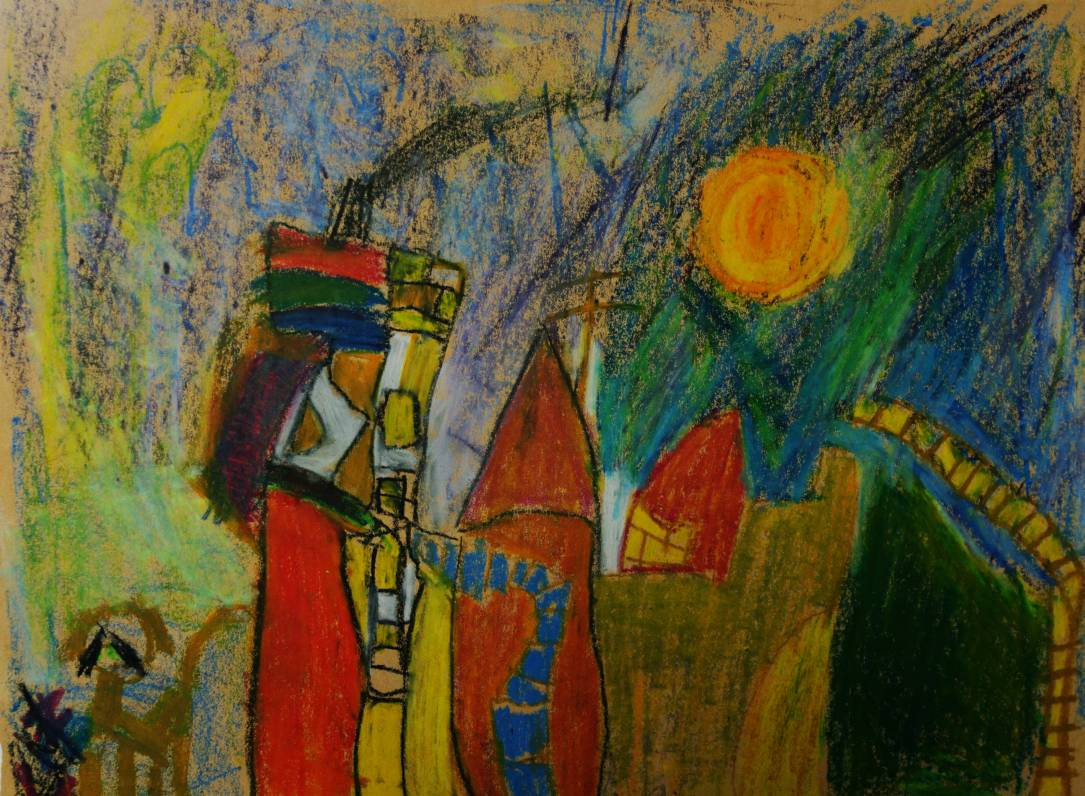
%> input picture data/littletown.jpg, 1085 x 796 px
$ octave s0303.m   (GNU Octave 9; MATLAB toolbox functions it lacks are replaced by stand-ins)
%> lines starting %> are read from the running program, lines starting %| are printed output that depends on the picture; in (x1, y1, x2, y2) boxes, pixels count from 0 and x2, y2 are one past the last pixel; in counts of white or black regions, pixels touching at a corner belong together; the program's own positions count from 1
% read image file (the \mcourse\data directory must be on the path
d=imread('littletown.jpg');
%> d is the input picture: size 796x1085x3 uint8; mean R, G, B 91.4, 82.8, 48
% open up a figure, visualize the image
figure(1)
image(d);
% this command ensures proper aspect ratio
axis image

% let's take a look at d:
whos d
% aha, it's 796 by 1085 by 3

% so, let's exchange the red and green layers: this is the easiest way to
% do it
d2=d(:,:,[2 1 3]);
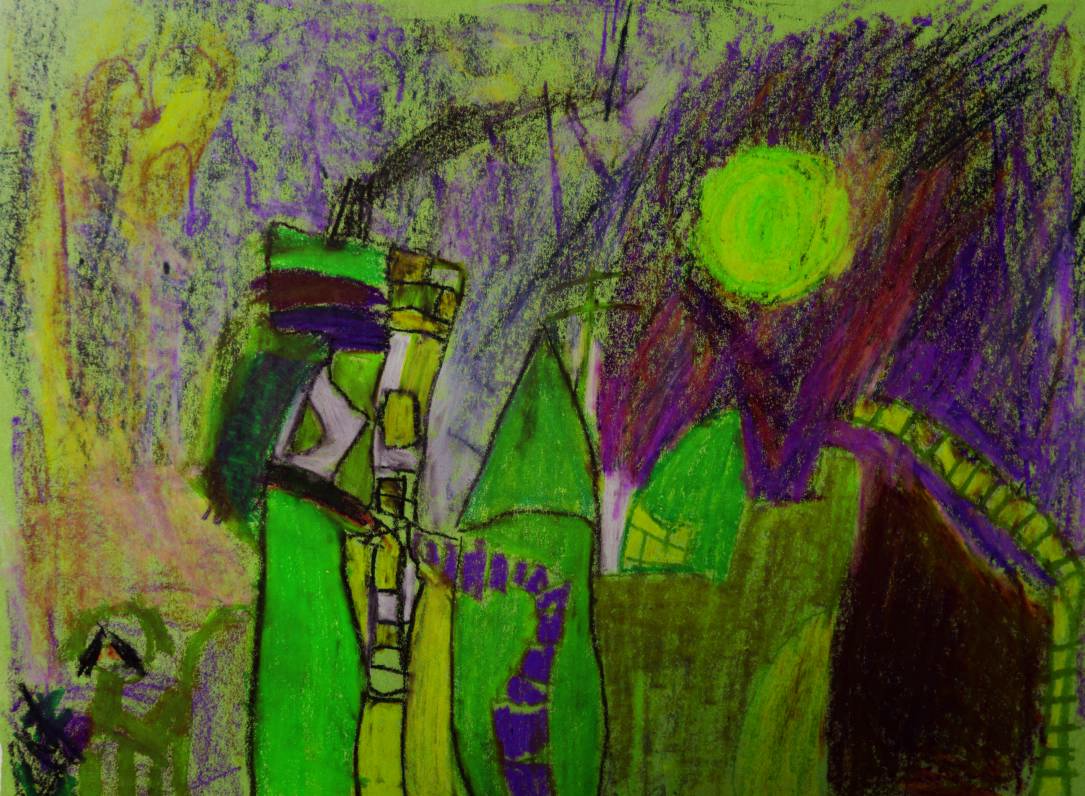
%> d2: size 796x1085x3 uint8; mean R, G, B 82.8, 91.4, 48
figure(2)
image(d2);
axis image

% the funny (furry) animal is in the lower left corner. Easy:
% - first way
figure(1)
axis([50 240 580 796]);
% alternative (a little cumbersome here, but
% useful in cases in which only one axis shall be
% scaled):
set(gca,'xlim',[50 240],'ylim',[580 796]);
% - second way
d3=d(580:end,50:240,:);
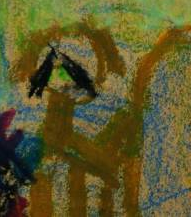
%> d3: size 217x191x3 uint8; mean R, G, B 93.7, 88.6, 43.2
figure(3)
image(d3);
axis image

% in the excerpt just created, the nose is centered on coordinate [62 58].
% To 'paint intensely red' means to set the values in the red (first) layer
% to maximal values and those in the green and blue layers to minimal
% values. Here is the step-by-step version:
d3(58:66,54:62,1)=255;
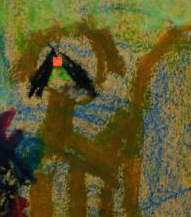
%> d3: size 217x191x3 uint8; 0.2% of pixels changed, all inside (x1, y1, x2, y2) = (53, 57, 62, 66)
d3(58:66,54:62,2)=0;
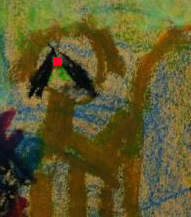
%> d3: size 217x191x3 uint8; 0.2% of pixels changed, all inside (x1, y1, x2, y2) = (53, 57, 62, 66)
d3(58:66,54:62,3)=0;
image(d3);
axis image

% let's re-create original excerpt to demonstrate...
d3=d(580:end,50:240,:);

% ...an equivalent, shorter, more elegant, but also more difficult way:
d3(58:66,54:62,:)=cat(3,255*ones(9,9),zeros([9 9 2]));
image(d3);
axis image

$ run again, with data/cowpointer.jpg copied over data/littletown.jpg
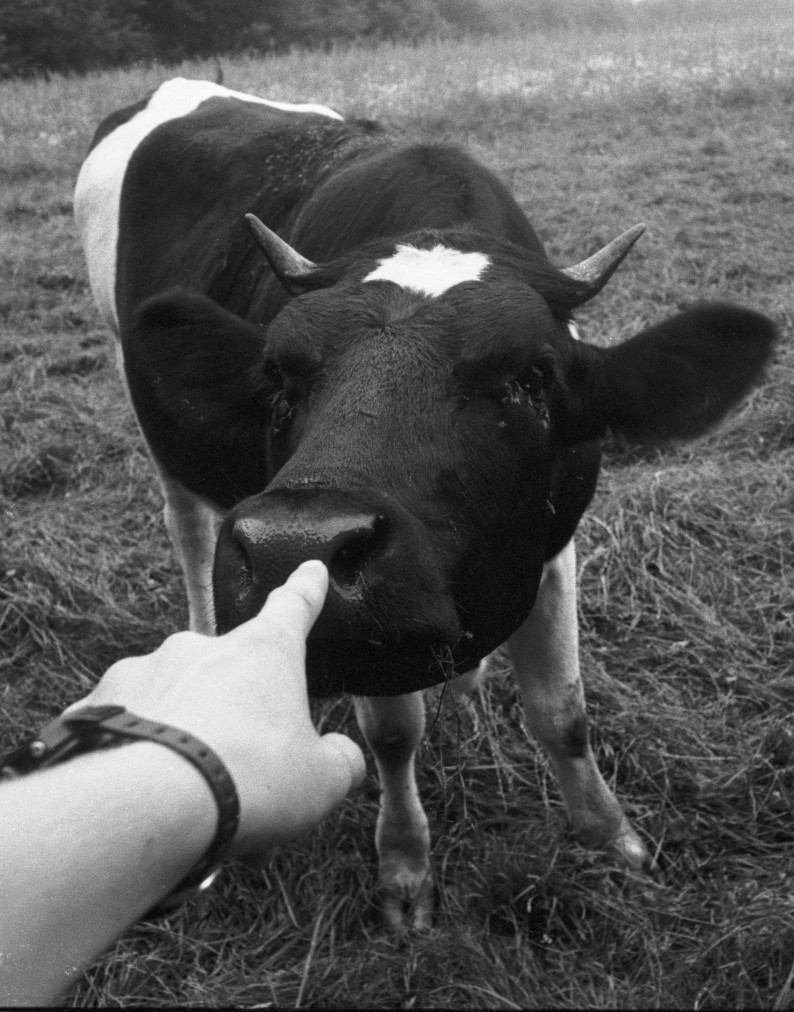
%> input picture data/cowpointer.jpg, 794 x 1012 px
%> d is the input picture: size 1012x794x3 uint8; min 0, max 255, mean 88.2
%> `d3=d(580:end,50:240,:);`:
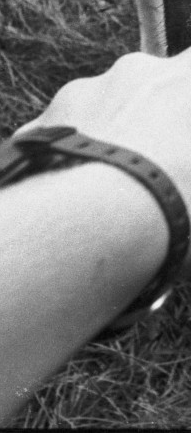
%> d3: size 433x191x3 uint8; min 0, max 246, mean 121.6
